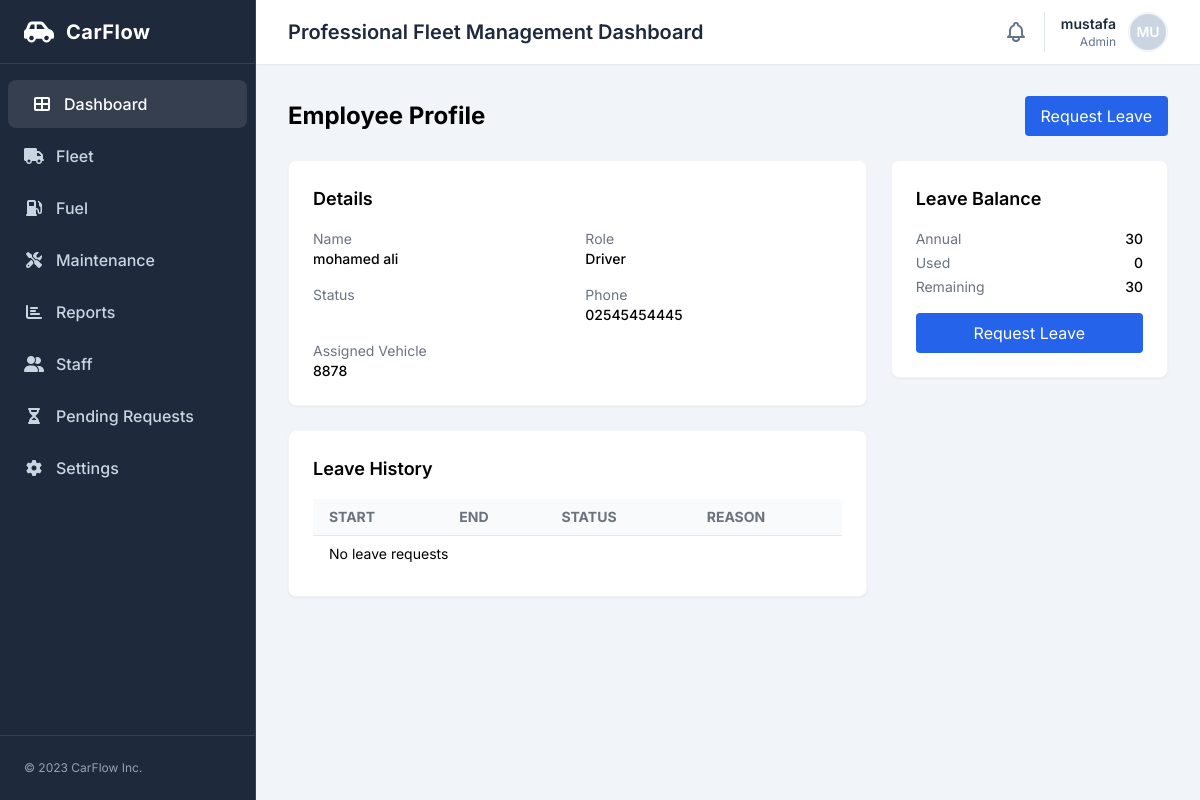
The page /staff/3/profile/ (signed in) on the database its author committed.
### staff/models.py (models this page shows, shortened)
class Employee(models.Model):
    ROLE_CHOICES = [
        ("driver", "Driver"),
        ("staff", "Staff"),
        ("manager", "Manager"),
    ]
    user = models.OneToOneField(
        settings.AUTH_USER_MODEL,
        on_delete=models.SET_NULL,
        null=True,
        blank=True,
        related_name="employee_profile"
    )
    first_name = models.CharField(max_length=50, blank=True)
    last_name = models.CharField(max_length=50, blank=True)
    license_number = models.CharField(max_length=50, blank=True, null=True)
    license_expiry = models.DateField(blank=True, null=True)
    role = models.CharField(
        max_length=20,
        choices=ROLE_CHOICES,
        default="staff"
    )
    phone = models.CharField(max_length=20, blank=True)
    photo = models.ImageField(
        upload_to="employee_photos/",
        null=True,
        blank=True
    )
    created_at = models.DateTimeField(auto_now_add=True)

class LeaveBalance(models.Model):
    employee = models.OneToOneField(
        Employee,
        on_delete=models.CASCADE,
        related_name="leave_balance"
    )
    annual_leave_days = models.PositiveIntegerField(default=30)
    used_leave_days = models.PositiveIntegerField(default=0)
    class Meta:
        verbose_name = "Leave Balance"
        verbose_name_plural = "Leave Balances"

### accounts/models.py (models this page shows, shortened)
class DriverAssignment(models.Model):
    driver = models.ForeignKey(Employee, on_delete=models.CASCADE, related_name="driver_assignments")
    car = models.ForeignKey(Car, on_delete=models.CASCADE, related_name="driver_assignments")
    region = models.ForeignKey("accounts.Region", on_delete=models.SET_NULL, null=True, blank=True, related_name="driver_assignments")
    start_date = models.DateField()
    end_date = models.DateField(null=True, blank=True)
    active = models.BooleanField(default=True)
    notes = models.CharField(max_length=255, blank=True)
    class Meta:
        ordering = ["-start_date"]
        indexes = [models.Index(fields=["driver", "car", "active"])]
        constraints = [
            models.UniqueConstraint(fields=["driver", "car", "active"], name="unique_active_assignment")
        ]

### fleet/models.py (models this page shows, shortened)
class Car(models.Model):
    STATUS_CHOICES = [
        ("available", "Available"),
        ("assigned", "Assigned"),
        ("maintenance", "Maintenance"),
        ("inactive", "Inactive"),
    ]
    VEHICLE_TYPE_CHOICES = [
        ("Sedan", "Sedan"),
        ("Reefer Van", "Chiller Van"),
        ("Reefer Truck", "Reefer Truck"),
        ("Reefer Pickup", "Reefer Pickup"),
    ]
    plate_number = models.CharField(max_length=20, unique=True, db_index=True)
    brand = models.CharField(max_length=100, default='Unknown')
    vehicle_type = models.CharField(max_length=100, choices=VEHICLE_TYPE_CHOICES, verbose_name="Vehicle Type", default="Sedan")
    year = models.PositiveIntegerField()
    vin = models.CharField(max_length=64, blank=True)
    status = models.CharField(
        max_length=20,
        choices=STATUS_CHOICES,
        default="available",
        db_index=True,
    )
    region = models.ForeignKey(
        "accounts.Region",
        on_delete=models.SET_NULL,
        null=True,
        blank=True,
        related_name="cars",
    )
    notes = models.TextField(blank=True)
    current_mileage = models.PositiveIntegerField(default=0, db_index=True)
    qr_token = models.CharField(max_length=128, unique=True, null=True, blank=True, db_index=True)
    qr_enabled = models.BooleanField(default=True, db_index=True)
    qr_code_image = models.ImageField(upload_to="qr_codes/", null=True, blank=True)
    created_at = models.DateTimeField(auto_now_add=True)
    class Meta:
        ordering = ["plate_number"]

### staff/views.py (the view)
# urls.py: path("<int:id>/profile/", views.employee_profile, name="profile"),
@login_required
def employee_profile(request, id):
    employee = get_object_or_404(Employee.objects.select_related("user"), pk=id)
    assignment = (
        DriverAssignment.objects.filter(active=True, driver=employee)
        .select_related("car")
        .first()
    )
    balance, _ = LeaveBalance.objects.get_or_create(employee=employee)
    remaining = (balance.annual_leave_days or 0) - (balance.used_leave_days or 0)
    leaves = LeaveRequest.objects.filter(employee=employee).order_by("-created_at")
    context = {
        "employee": employee,
        "assignment": assignment,
        "balance": balance,
        "remaining_leave_days": remaining,
        "leaves": leaves,
    }
    return render(request, "staff/employee_profile.html", context)

### staff/templates/staff/employee_profile.html (shortened to what this page needs)
{% extends "base.html" %}
{% block content %}
<div class="flex items-center justify-between">
  <h1 class="text-2xl font-bold">Employee Profile</h1>
  <a href="{% url 'staff:leave_request' %}" class="px-4 py-2 bg-blue-600 text-white rounded">Request Leave</a>
  </div>
<div class="mt-6 grid grid-cols-1 lg:grid-cols-3 gap-6">
  <div class="lg:col-span-2 space-y-6">
    <div class="bg-white rounded-lg shadow-sm border border-gray-100 p-6">
      <h2 class="text-lg font-semibold mb-4">Details</h2>
      <div class="grid grid-cols-1 md:grid-cols-2 gap-4 text-sm">
        <div>
          <div class="text-gray-500">Name</div>
          <div class="font-medium">
            {% if employee.user %}
              {{ employee.user.get_full_name|default:employee.user.username }}
            {% else %}
              {{ employee.first_name }} {{ employee.last_name }}
            {% endif %}
          </div>
        </div>
        <div>
          <div class="text-gray-500">Role</div>
          <div class="font-medium capitalize">{{ employee.role }}</div>
        </div>
        <div>
          <div class="text-gray-500">Status</div>
        </div>
        <div>
          <div class="text-gray-500">Phone</div>
          <div class="font-medium">{{ employee.phone|default:"-" }}</div>
        </div>
        <div>
          <div class="text-gray-500">Assigned Vehicle</div>
          <div class="font-medium">{% if assignment and assignment.car %}{{ assignment.car.plate_number }}{% else %}-{% endif %}</div>
        </div>
      </div>
    </div>
    <div class="bg-white rounded-lg shadow-sm border border-gray-100 p-6">
      <h2 class="text-lg font-semibold mb-4">Leave History</h2>
      <div class="overflow-x-auto">
        <table class="min-w-full divide-y divide-gray-200 text-sm">
          <thead class="bg-gray-50">
            <tr>
              <th class="px-4 py-2 text-left text-gray-500 uppercase">Start</th>
              <th class="px-4 py-2 text-left text-gray-500 uppercase">End</th>
              <th class="px-4 py-2 text-left text-gray-500 uppercase">Status</th>
              <th class="px-4 py-2 text-left text-gray-500 uppercase">Reason</th>
            </tr>
          </thead>
          <tbody class="bg-white divide-y divide-gray-200">
            {% for lr in leaves %}
            <tr>
              <td class="px-4 py-2">{{ lr.start_date }}</td>
              <td class="px-4 py-2">{{ lr.end_date }}</td>
              <td class="px-4 py-2 capitalize">{{ lr.status }}</td>
              <td class="px-4 py-2">{{ lr.reason|default:"-" }}</td>
            </tr>
            {% empty %}
            <tr><td class="px-4 py-2" colspan="4">No leave requests</td></tr>
            {% endfor %}
          </tbody>
        </table>
      </div>
    </div>
  </div>
  <div>
    <div class="bg-white rounded-lg shadow-sm border border-gray-100 p-6">
      <h2 class="text-lg font-semibold mb-4">Leave Balance</h2>
      <div class="text-sm">
        <div class="flex justify-between"><span class="text-gray-500">Annual</span><span class="font-medium">{{ balance.annual_leave_days }}</span></div>
        <div class="flex justify-between mt-1"><span class="text-gray-500">Used</span><span class="font-medium">{{ balance.used_leave_days }}</span></div>
        <div class="flex justify-between mt-1"><span class="text-gray-500">Remaining</span><span class="font-medium">{{ remaining_leave_days }}</span></div>
      </div>
      <a href="{% url 'staff:leave_request' %}" class="mt-4 inline-block w-full text-center px-4 py-2 bg-blue-600 text-white rounded">Request Leave</a>
    </div>
  </div>
</div>
{% endblock %}

### templates/partials/navbar.html (shortened to what this page needs)
<header class="h-16 flex items-center justify-between px-4 sm:px-6 lg:px-8 bg-white shadow-sm z-10">
<div class="flex items-center gap-3">
<h1 class="text-base sm:text-xl font-semibold text-slate-800 truncate max-w-[60vw] md:max-w-none">Professional Fleet Management Dashboard</h1>
</div>
<div class="flex items-center space-x-4">
<button class="text-slate-500 hover:text-slate-700 focus:outline-none">
</button>
<div class="flex items-center gap-3 border-l border-slate-200 pl-4 relative">
    <button id="user-menu-btn" class="flex items-center gap-3 focus:outline-none">
        <div class="text-right hidden sm:block">
            <p class="text-sm font-semibold text-slate-800">
                {% if request.user.is_authenticated %}
                    {{ request.user.get_full_name|default:request.user.username }}
                {% else %}
                    Guest
                {% endif %}
            </p>
            <p class="text-xs text-slate-500">
                {% if request.user.is_authenticated and request.user.groups.first %}
                    {{ request.user.groups.first.name }}
                {% elif request.user.is_authenticated %}
                    User
                {% else %}
                    Guest
                {% endif %}
            </p>
        </div>
        <div class="h-10 w-10 rounded-full bg-slate-300 flex items-center justify-center text-white font-semibold text-sm border-2 border-slate-100">
            {% if request.user.is_authenticated %}
                {{ request.user.username|slice:":2"|upper }}
            {% else %}
                GU
            {% endif %}
        </div>
    </button>
</div>
</header>

### templates/base.html (style rules this page uses)
body { font-family:'Inter',sans-serif;background-color:#f3f4f6 }

### rows shown on the page
Employee: first_name "mohamed", last_name "ali", role "Driver", phone "02545454445"
DriverAssignment: car.plate_number "8878"
LeaveBalance: annual_leave_days "30", used_leave_days "0"

### other values the page prints
{{ request.user.get_full_name|default:request.user.username }} "mustafa"
{{ request.user.groups.first.name }} "Admin"
{{ request.user.username|slice:":2"|upper }} "MU"
{{ remaining_leave_days }} "30"
